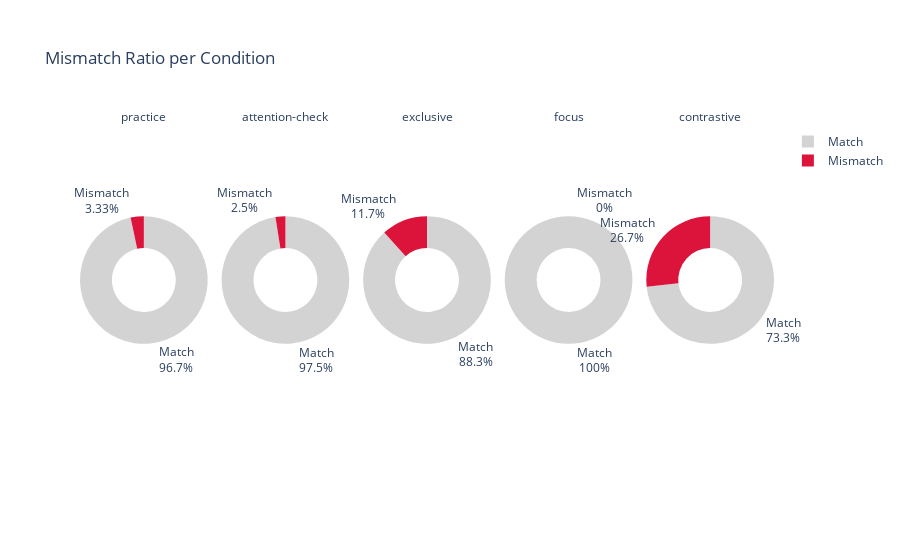

Notebook source saved alongside this figure:
### Code cell
import plotly.express as px

# Calculate mismatch ratio per condition
mismatch_counts = longform.groupby('condition')['mismatch'].agg(['sum', 'count'])
mismatch_counts['mismatch_ratio'] = mismatch_counts['sum'] / mismatch_counts['count']

# Prepare data for donut chart
donut_data = []
for cond, row in mismatch_counts.iterrows():
    donut_data.append({'condition': cond, 'type': 'Mismatch', 'count': row['sum']})
    donut_data.append({'condition': cond, 'type': 'Match', 'count': row['count'] - row['sum']})

donut_df = pd.DataFrame(donut_data)

fig = px.pie(
    donut_df,
    names='type',
    values='count',
    color='type',
    facet_col='condition',
    hole=0.5,
    title='Mismatch Ratio per Condition',
    color_discrete_map={'Mismatch': 'crimson', 'Match': 'lightgray'}
)
fig.update_traces(textinfo='percent+label')
fig.for_each_annotation(lambda a: a.update(text=a.text.split("=")[-1]))
fig.show()

### Figure 1 — Plotly figure (JSON) as saved in the notebook; plotly's stock layout.template omitted (floating-point values rounded to 4 significant figures)
{"data": [{"customdata": [["Mismatch"], ["Match"]], "domain": {"x": [0, 0.184], "y": [0, 1]}, "hole": 0.5, "hovertemplate": "condition=practice<br>type=%{customdata[0]}<br>count=%{value}<extra></extra>", "labels": ["Mismatch", "Match"], "legendgroup": "", "marker": {"colors": ["crimson", "lightgray"]}, "name": "", "showlegend": true, "textinfo": "percent+label", "type": "pie", "values": [1.0, 29.0]}, {"customdata": [["Mismatch"], ["Match"]], "domain": {"x": [0.204, 0.388], "y": [0, 1]}, "hole": 0.5, "hovertemplate": "condition=attention-check<br>type=%{customdata[0]}<br>count=%{value}<extra></extra>", "labels": ["Mismatch", "Match"], "legendgroup": "", "marker": {"colors": ["crimson", "lightgray"]}, "name": "", "showlegend": true, "textinfo": "percent+label", "type": "pie", "values": [1.0, 39.0]}, {"customdata": [["Mismatch"], ["Match"]], "domain": {"x": [0.408, 0.592], "y": [0, 1]}, "hole": 0.5, "hovertemplate": "condition=exclusive<br>type=%{customdata[0]}<br>count=%{value}<extra></extra>", "labels": ["Mismatch", "Match"], "legendgroup": "", "marker": {"colors": ["crimson", "lightgray"]}, "name": "", "showlegend": true, "textinfo": "percent+label", "type": "pie", "values": [7.0, 53.0]}, {"customdata": [["Mismatch"], ["Match"]], "domain": {"x": [0.612, 0.796], "y": [0, 1]}, "hole": 0.5, "hovertemplate": "condition=focus<br>type=%{customdata[0]}<br>count=%{value}<extra></extra>", "labels": ["Mismatch", "Match"], "legendgroup": "", "marker": {"colors": ["crimson", "lightgray"]}, "name": "", "showlegend": true, "textinfo": "percent+label", "type": "pie", "values": [0.0, 60.0]}, {"customdata": [["Mismatch"], ["Match"]], "domain": {"x": [0.816, 1], "y": [0, 1]}, "hole": 0.5, "hovertemplate": "condition=contrastive<br>type=%{customdata[0]}<br>count=%{value}<extra></extra>", "labels": ["Mismatch", "Match"], "legendgroup": "", "marker": {"colors": ["crimson", "lightgray"]}, "name": "", "showlegend": true, "textinfo": "percent+label", "type": "pie", "values": [16.0, 44.0]}], "layout": {"annotations": [{"font": {}, "showarrow": false, "text": "practice", "x": 0.092, "xanchor": "center", "xref": "paper", "y": 1, "yanchor": "bottom", "yref": "paper"}, {"font": {}, "showarrow": false, "text": "attention-check", "x": 0.296, "xanchor": "center", "xref": "paper", "y": 1, "yanchor": "bottom", "yref": "paper"}, {"font": {}, "showarrow": false, "text": "exclusive", "x": 0.5, "xanchor": "center", "xref": "paper", "y": 1, "yanchor": "bottom", "yref": "paper"}, {"font": {}, "showarrow": false, "text": "focus", "x": 0.704, "xanchor": "center", "xref": "paper", "y": 1, "yanchor": "bottom", "yref": "paper"}, {"font": {}, "showarrow": false, "text": "contrastive", "x": 0.908, "xanchor": "center", "xref": "paper", "y": 1, "yanchor": "bottom", "yref": "paper"}], "legend": {"tracegroupgap": 0}, "title": {"text": "Mismatch Ratio per Condition"}}}
